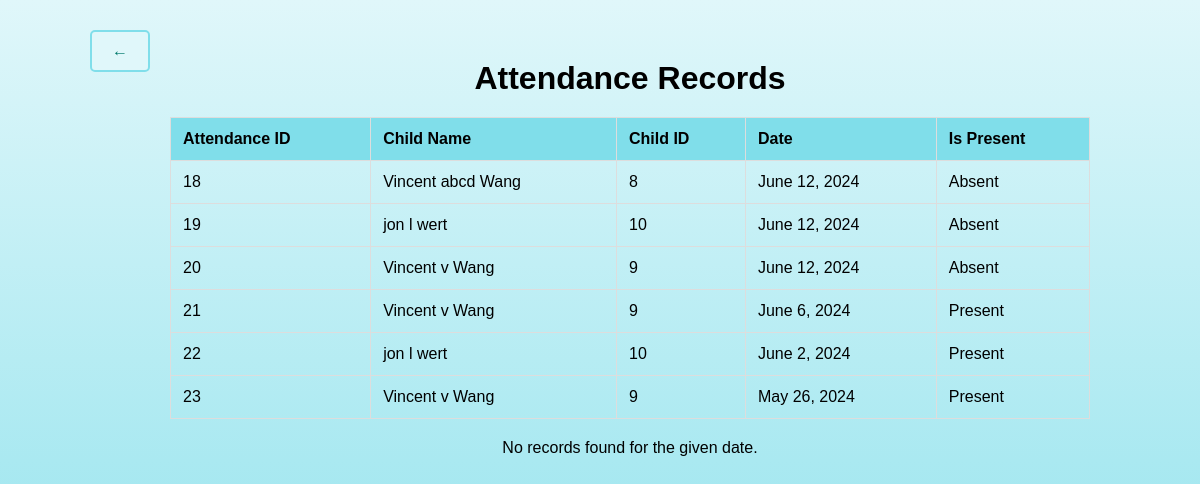
/myapp/is_attendance/, run on the app's committed database.
### myapp/models.py (models this page shows, shortened)
class Attendance(models.Model):
    child = models.ForeignKey(Child, on_delete=models.CASCADE)
    date = models.DateField()
    is_present = models.BooleanField(default=True)

class Child(models.Model):
    first_name = models.CharField(max_length=30)
    middle_name = models.CharField(max_length=30, blank=True, null=True)
    last_name = models.CharField(max_length=30)
    date_of_birth = models.DateField()

### myapp/views.py (the view)
# urls.py: path('is_attendance/', views.search_attendance_by_date, name='search_attendance_by_date'),
def search_attendance_by_date(request):
    date = request.GET.get('date')
    context = {}
    if date:
        attendance_records = Attendance.objects.filter(date=date, is_present = True)
        context['attendance_records'] = attendance_records
        context['date'] = date
        return render(request, 'attendance_result_list.html', context)
    context['invalid_search'] = True
    attendance_records = Attendance.objects.all()
    context['attendance_records'] = attendance_records
    return render(request, 'attendance_result_list.html', context)

### myapp/templates/attendance_result_list.html (shortened to what this page needs)
<!DOCTYPE html>
<html lang="en">
<head>
</head>
<body>
    <div class="back-button">
        <a href="{% url 'attendance_list' %}" class="button">&larr;</a>
    </div>
    <div class="container">
        <h1>Attendance Records</h1>
        <table>
            <thead>
                <tr>
                    <th>Attendance ID</th>
                    <th>Child Name</th>
                    <th>Child ID</th>
                    <th>Date</th>
                    <th>Is Present</th>
                </tr>
            </thead>
            <tbody>
                {% for record in attendance_records %}
                <tr>
                    <td>{{ record.id }}</td>
                    <td>{{ record.child.first_name }} {{ record.child.middle_name }} {{ record.child.last_name }}</td>
                    <td>{{ record.child.id }}</td>
                    <td>{{ record.date }}</td>
                    <td>{{ record.is_present|yesno:"Present,Absent" }}</td>
                </tr>
                {% endfor %}
            </tbody>
        </table>
        {% if invalid_search %}
        <p>No records found for the given date.</p>
        {% endif %}
    </div>
</body>
</html>

### myapp/templates/attendance_result_list.html (style rules this page uses)
html, body { height: 100%; margin: 0; padding: 0; font-family: Arial, sans-serif; text-align: center; background: linear-gradient(to bottom, #e0f7fa, #80deea); background-repeat: no-repeat; background-attachment: fixed; }
body { display: flex; justify-content: center; align-items: flex-start; min-height: 100vh; padding-top: 20px; }
.container { width: 80%; padding: 20px; box-sizing: border-box; }
h1 { margin: 20px 0; }
table { width: 100%; margin: 20px 0; border-collapse: collapse; }
th, td { padding: 12px; border: 1px solid #ddd; text-align: left; }
th { background-color: #80deea; }
a.button { display: inline-block; margin: 10px 0; padding: 10px 20px; background-color: #e0f7fa; border: 2px solid #80deea; border-radius: 5px; text-decoration: none; color: #00796b; }

### data on the page
Attendance: id "18", child.first_name "Vincent", child.middle_name "abcd", child.last_name "Wang", child.id "8", date "June 12, 2024", is_present "Absent"
Attendance: id "19", child.first_name "jon", child.middle_name "l", child.last_name "wert", child.id "10", date "June 12, 2024", is_present "Absent"
Attendance: id "20", child.first_name "Vincent", child.middle_name "v", child.last_name "Wang", child.id "9", date "June 12, 2024", is_present "Absent"
Attendance: id "21", child.first_name "Vincent", child.middle_name "v", child.last_name "Wang", child.id "9", date "June 6, 2024", is_present "Present"
Attendance: id "22", child.first_name "jon", child.middle_name "l", child.last_name "wert", child.id "10", date "June 2, 2024", is_present "Present"
Attendance: id "23", child.first_name "Vincent", child.middle_name "v", child.last_name "Wang", child.id "9", date "May 26, 2024", is_present "Present"
